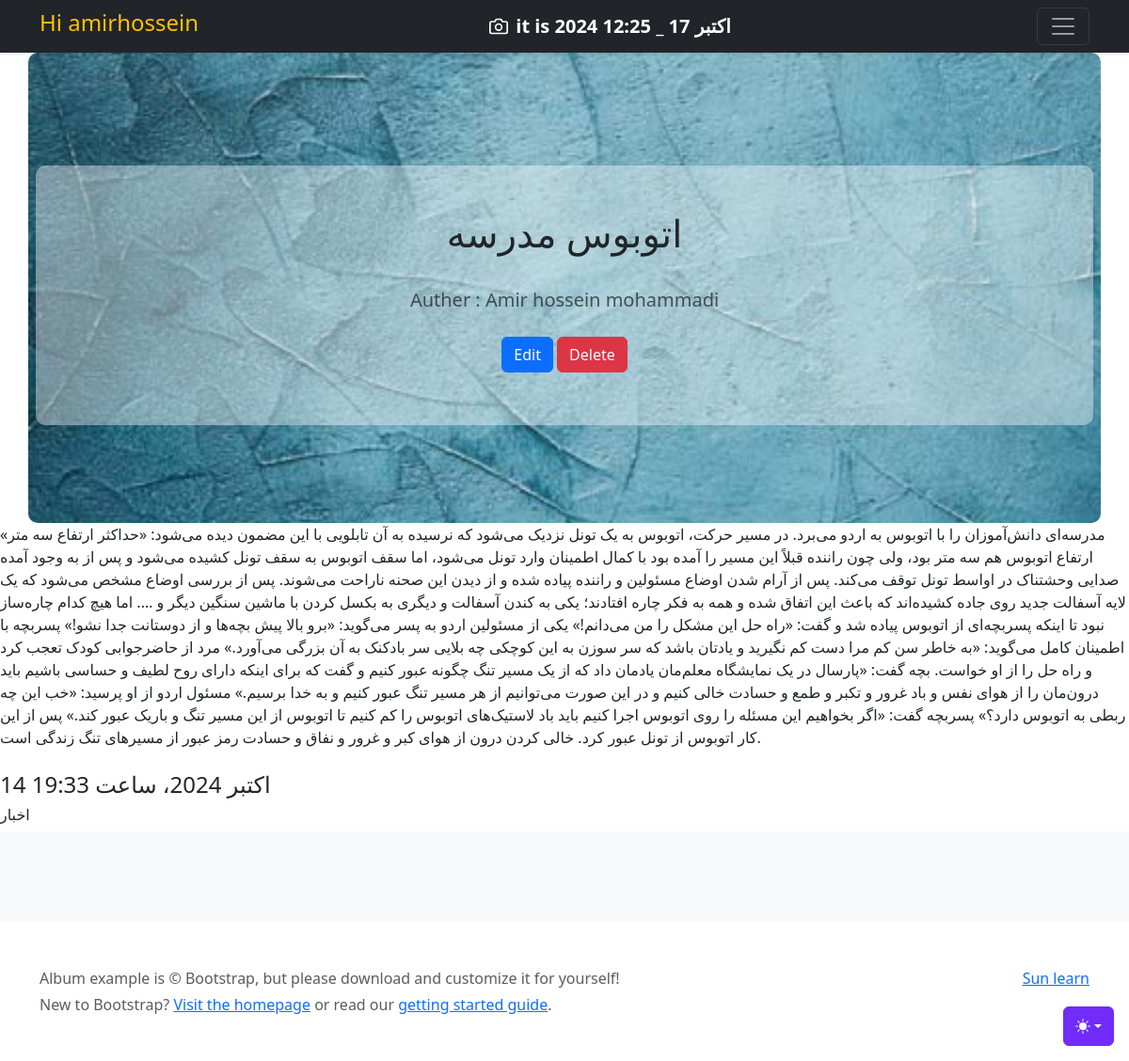
The page /detail/3 (signed in) on the database its author committed.
### Home/models.py (models this page shows, shortened)
class Article(models.Model):
    title = models.CharField(max_length=100,verbose_name = "عنوان مقاله") # , null=True, blank=True
    text = models.TextField(help_text="Enter your article text.", verbose_name="متن")
    pub_date = models.DateTimeField(auto_now_add=True,verbose_name ="تاریخ انتشار")
    updated_date = models.DateTimeField(auto_now=True ,verbose_name ="تاریخ بروز رسانی")
    is_show = models.BooleanField(default=True,verbose_name = "ایا مقاله نمایش داده شود")
    image = models.ImageField(upload_to="Home/image_article/",verbose_name ="تصویر")
    auther = models.ForeignKey(User, on_delete=models.CASCADE,verbose_name ="نویسنده") # این باعث میشه که فقط فردی از بین کاربران ثبت نام شده در این سایت رو بشه به عنوان نویسنده انتخاب کرد
    categoreis = models.ManyToManyField(Category)
    class Meta:
        verbose_name = "مقاله"
        verbose_name_plural = "مقالات"

### category/models.py (models this page shows)
class Category(models.Model):
    title = models.CharField(max_length=100)
    def __str__(self):
        return self.title

### Home/views.py (the view)
# urls.py: path('detail/<int:article_id>', views.detail, name='detail'),
def detail(request, article_id):
    article = get_object_or_404(Article, id=article_id)
    categories = article.categoreis.all()
    print(categories)
    return render(request, 'Home/detail.html', {'article':article, 'categories':categories})

### Home/templates/Home/detail.html (shortened to what this page needs)
{% extends 'base/base.html' %}
{% block body %}
<section class="py-5 text-center container" style="background-image: url('{{ article.image.url }}'); background-size: cover; background-position: center; padding: 20px; border-radius: 10px; height: 500px;">
    <br><br><br>
    <div class="row py-lg-5" style="background-color: rgba(255, 255, 255, 0.4); padding: 20px; border-radius: 10px;">
     <div class="col-lg-6 col-md-8 mx-auto">
       <h1 class="fw-normal">{{ article.title }}</h1><br>
       <p class="lead text-body-secondary">Auther : {{ article.auther.get_full_name }}</p>
       {% if request.user.id == article.auther.id %}
         <a href="{% url 'home:edit_article' article.id %}" class="btn btn-primary my-2">Edit</a>
         <a href="{% url 'home:delete_article' article.id %}" class="btn btn-danger my-2">Delete</a>
       {% endif %}
     </div>
    </div>
</section>
        <article>{{ article.text }}</article>
        <br>
        <h4>{{ article.updated_date }}</h4>
        <div>
{% for cat in categories %}
    <h6>{{ cat }}</h6>
{% endfor %}
{% endblock %}

### templates/base/header_ref.html (shortened to what this page needs)
<header data-bs-theme="dark">
  <div class="navbar navbar-dark bg-dark shadow-sm">
    <div class="container">
      {% if request.user.is_authenticated %}
        <h4 class="text-warning">Hi {{ request.user }}</h4>
      {% else %}
        <a href="{% url 'account:user_log_in' %}" class="text-warning" > Login Page</a>
      {% endif %}
      <a href="#" class="navbar-brand d-flex align-items-center">
        <strong>it is   {% now  "Y M d  _  h:i"  %}</strong>
      </a>
      <button class="navbar-toggler" type="button" data-bs-toggle="collapse" data-bs-target="#navbarHeader" aria-controls="navbarHeader" aria-expanded="false" aria-label="Toggle navigation">
        <span class="navbar-toggler-icon"></span>
      </button>
    </div>
  </div>
</header>

### rows shown on the page
Article: image (picture), title "اتوبوس مدرسه", auther.get_full_name "Amir hossein mohammadi", text "مدرسه‌ای دانش‌آموزان را با اتوبوس به اردو می‌برد. در مسیر حرکت، اتوبوس به یک تونل نزدیک می‌شود که نرسیده به آن تابلویی با این مضمون دیده می‌شود: «حداکثر ارتفاع سه متر» ارتفاع اتوبوس هم سه متر بود، ولی چون راننده قبلاً این مسیر را آمده بود با کمال اطمینان وارد تونل می‌شود، اما سقف اتوبوس به سقف تونل کشیده می‌شود و پس از به وجود آمده صدایی وحشتناک در اواسط تونل توقف می‌کند. پس از آرام شدن اوضاع مسئولین و راننده پیاده شده و از دیدن این صحنه ناراحت می‌شوند. پس از بررسی اوضاع مشخص می‌شود که یک لایه آسفالت جدید روی جاده کشیده‌اند که باعث این اتفاق شده و همه به فکر چاره افتادند؛ یکی به کندن آسفالت و دیگری به بکسل کردن با ماشین سنگین دیگر و …. اما هیچ کدام چاره‌ساز نبود تا اینکه پسربچه‌ای از اتوبوس…", updated_date "14 اکتبر 2024، ساعت 19:33"
Category: title "اخبار"

### other values the page prints
{{ request.user }} "amirhossein"
{{ message }} "Sun learn"
